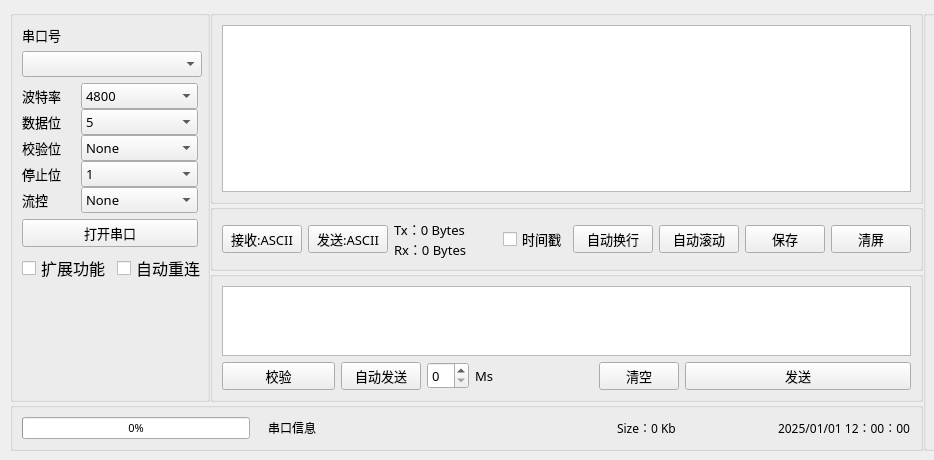
<?xml version="1.0" encoding="UTF-8"?>
<ui version="4.0">
 <class>Widget</class>
 <widget class="QWidget" name="Widget">
  <property name="geometry">
   <rect>
    <x>0</x>
    <y>0</y>
    <width>934</width>
    <height>460</height>
   </rect>
  </property>
  <property name="font">
   <font>
    <family>Adobe Arabic</family>
   </font>
  </property>
  <property name="windowTitle">
   <string>ZM's COM</string>
  </property>
  <widget class="QWidget" name="layoutWidget">
   <property name="geometry">
    <rect>
     <x>10</x>
     <y>10</y>
     <width>1413</width>
     <height>441</height>
    </rect>
   </property>
   <layout class="QGridLayout" name="gridLayoutGlobal" rowstretch="60,0" columnstretch="3,0,0">
    <property name="spacing">
     <number>0</number>
    </property>
    <item row="0" column="1">
     <layout class="QVBoxLayout" name="verticalLayout" stretch="15,2,10">
      <item>
       <widget class="QGroupBox" name="REV_groupBox">
        <property name="font">
         <font>
          <family>优设标题黑</family>
          <pointsize>10</pointsize>
         </font>
        </property>
        <property name="title">
         <string/>
        </property>
        <layout class="QGridLayout" name="gridLayout">
         <item row="0" column="0">
          <widget class="QTextEdit" name="recv_textEdit_2">
           <property name="font">
            <font>
             <family>优设标题黑</family>
             <pointsize>10</pointsize>
            </font>
           </property>
           <property name="cursor" stdset="0">
            <cursorShape>ArrowCursor</cursorShape>
           </property>
          </widget>
         </item>
        </layout>
       </widget>
      </item>
      <item>
       <widget class="QGroupBox" name="FOMAT_groupBox_2">
        <property name="font">
         <font>
          <family>优设标题黑</family>
          <pointsize>10</pointsize>
         </font>
        </property>
        <property name="title">
         <string/>
        </property>
        <layout class="QGridLayout" name="gridLayout_5">
         <item row="0" column="0">
          <layout class="QGridLayout" name="gridLayout_4">
           <item row="0" column="0">
            <layout class="QHBoxLayout" name="horizontalLayout_9">
             <item>
              <widget class="QPushButton" name="recv_format_pushButton">
               <property name="font">
                <font>
                 <family>优设标题黑</family>
                 <pointsize>10</pointsize>
                </font>
               </property>
               <property name="text">
                <string>接收:ASCII</string>
               </property>
              </widget>
             </item>
             <item>
              <widget class="QPushButton" name="send_format_pushButton">
               <property name="font">
                <font>
                 <family>优设标题黑</family>
                 <pointsize>10</pointsize>
                </font>
               </property>
               <property name="text">
                <string>发送:ASCII</string>
               </property>
              </widget>
             </item>
            </layout>
           </item>
           <item row="0" column="1">
            <layout class="QVBoxLayout" name="verticalLayout_3">
             <property name="spacing">
              <number>0</number>
             </property>
             <property name="leftMargin">
              <number>0</number>
             </property>
             <item>
              <widget class="QLabel" name="Tx_label">
               <property name="font">
                <font>
                 <family>优设标题黑</family>
                 <pointsize>10</pointsize>
                </font>
               </property>
               <property name="text">
                <string>Tx：0 Bytes</string>
               </property>
              </widget>
             </item>
             <item>
              <widget class="QLabel" name="Rx_label">
               <property name="font">
                <font>
                 <family>优设标题黑</family>
                 <pointsize>10</pointsize>
                </font>
               </property>
               <property name="text">
                <string>Rx：0 Bytes</string>
               </property>
              </widget>
             </item>
            </layout>
           </item>
           <item row="0" column="3">
            <layout class="QHBoxLayout" name="horizontalLayout_8" stretch="0,0,0,0,0">
             <item>
              <widget class="QCheckBox" name="time_checkBox">
               <property name="font">
                <font>
                 <family>优设标题黑</family>
                 <pointsize>10</pointsize>
                </font>
               </property>
               <property name="text">
                <string>时间戳</string>
               </property>
              </widget>
             </item>
             <item>
              <widget class="QPushButton" name="auto_reline_pushButton">
               <property name="font">
                <font>
                 <family>优设标题黑</family>
                 <pointsize>10</pointsize>
                </font>
               </property>
               <property name="text">
                <string>自动换行</string>
               </property>
              </widget>
             </item>
             <item>
              <widget class="QPushButton" name="Auto_roll_pushButton">
               <property name="font">
                <font>
                 <family>优设标题黑</family>
                 <pointsize>10</pointsize>
                </font>
               </property>
               <property name="text">
                <string>自动滚动</string>
               </property>
              </widget>
             </item>
             <item>
              <widget class="QPushButton" name="Save_pushButton">
               <property name="font">
                <font>
                 <family>优设标题黑</family>
                 <pointsize>10</pointsize>
                </font>
               </property>
               <property name="mouseTracking">
                <bool>false</bool>
               </property>
               <property name="text">
                <string>保存</string>
               </property>
              </widget>
             </item>
             <item>
              <widget class="QPushButton" name="Clear_recvbuf_pushButton">
               <property name="font">
                <font>
                 <family>优设标题黑</family>
                 <pointsize>10</pointsize>
                </font>
               </property>
               <property name="text">
                <string>清屏</string>
               </property>
              </widget>
             </item>
            </layout>
           </item>
           <item row="0" column="2">
            <spacer name="horizontalSpacer_2">
             <property name="orientation">
              <enum>Qt::Horizontal</enum>
             </property>
             <property name="sizeHint" stdset="0">
              <size>
               <width>40</width>
               <height>20</height>
              </size>
             </property>
            </spacer>
           </item>
          </layout>
         </item>
        </layout>
       </widget>
      </item>
      <item>
       <widget class="QGroupBox" name="SEND_groupBox">
        <property name="font">
         <font>
          <family>优设标题黑</family>
          <pointsize>10</pointsize>
         </font>
        </property>
        <property name="title">
         <string/>
        </property>
        <layout class="QGridLayout" name="gridLayout_2">
         <item row="1" column="0">
          <layout class="QHBoxLayout" name="horizontalLayout" stretch="2,0,0,0,0,0,4">
           <item>
            <widget class="QPushButton" name="check_pushButton">
             <property name="font">
              <font>
               <family>优设标题黑</family>
               <pointsize>10</pointsize>
              </font>
             </property>
             <property name="text">
              <string>校验</string>
             </property>
            </widget>
           </item>
           <item>
            <widget class="QPushButton" name="AUTOSEND_pushButton">
             <property name="font">
              <font>
               <family>优设标题黑</family>
               <pointsize>10</pointsize>
              </font>
             </property>
             <property name="text">
              <string>自动发送</string>
             </property>
            </widget>
           </item>
           <item>
            <widget class="QSpinBox" name="AUTOSEND_time_spinBox">
             <property name="font">
              <font>
               <family>优设标题黑</family>
               <pointsize>10</pointsize>
              </font>
             </property>
            </widget>
           </item>
           <item>
            <widget class="QLabel" name="label">
             <property name="font">
              <font>
               <family>优设标题黑</family>
               <pointsize>10</pointsize>
              </font>
             </property>
             <property name="text">
              <string>Ms</string>
             </property>
            </widget>
           </item>
           <item>
            <spacer name="horizontalSpacer_3">
             <property name="orientation">
              <enum>Qt::Horizontal</enum>
             </property>
             <property name="sizeHint" stdset="0">
              <size>
               <width>100</width>
               <height>20</height>
              </size>
             </property>
            </spacer>
           </item>
           <item>
            <widget class="QPushButton" name="Clear_sendbuf_pushButton">
             <property name="font">
              <font>
               <family>优设标题黑</family>
               <pointsize>10</pointsize>
              </font>
             </property>
             <property name="text">
              <string>清空</string>
             </property>
            </widget>
           </item>
           <item>
            <widget class="QPushButton" name="SEND_pushButton">
             <property name="font">
              <font>
               <family>优设标题黑</family>
               <pointsize>10</pointsize>
              </font>
             </property>
             <property name="text">
              <string>发送</string>
             </property>
            </widget>
           </item>
          </layout>
         </item>
         <item row="0" column="0">
          <widget class="QTextEdit" name="send_textEdit"/>
         </item>
        </layout>
       </widget>
      </item>
     </layout>
    </item>
    <item row="0" column="2" rowspan="2">
     <widget class="QGroupBox" name="Addons_groupBox">
      <property name="minimumSize">
       <size>
        <width>500</width>
        <height>0</height>
       </size>
      </property>
      <property name="title">
       <string/>
      </property>
      <layout class="QGridLayout" name="gridLayout_6">
       <item row="0" column="0">
        <widget class="QTabWidget" name="tabWidget">
         <property name="font">
          <font>
           <family>优设标题黑</family>
           <pointsize>11</pointsize>
          </font>
         </property>
         <property name="currentIndex">
          <number>0</number>
         </property>
         <widget class="QWidget" name="tab_2">
          <attribute name="title">
           <string>Param_Set</string>
          </attribute>
          <layout class="QFormLayout" name="formLayout">
           <item row="0" column="0">
            <layout class="QVBoxLayout" name="verticalLayout_5">
             <item>
              <layout class="QHBoxLayout" name="horizontalLayout_13">
               <item>
                <widget class="QLabel" name="label_2">
                 <property name="font">
                  <font>
                   <family>优设标题黑</family>
                   <pointsize>10</pointsize>
                  </font>
                 </property>
                 <property name="text">
                  <string>PWM DUTY</string>
                 </property>
                </widget>
               </item>
               <item>
                <widget class="QSpinBox" name="AUTOSEND_time_spinBox_2">
                 <property name="font">
                  <font>
                   <family>优设标题黑</family>
                   <pointsize>10</pointsize>
                  </font>
                 </property>
                </widget>
               </item>
               <item>
                <widget class="QLabel" name="label_3">
                 <property name="font">
                  <font>
                   <family>优设标题黑</family>
                   <pointsize>10</pointsize>
                  </font>
                 </property>
                 <property name="text">
                  <string>%</string>
                 </property>
                </widget>
               </item>
              </layout>
             </item>
             <item>
              <layout class="QHBoxLayout" name="horizontalLayout_14">
               <item>
                <widget class="QLabel" name="label_4">
                 <property name="font">
                  <font>
                   <family>优设标题黑</family>
                   <pointsize>10</pointsize>
                  </font>
                 </property>
                 <property name="text">
                  <string>Vout</string>
                 </property>
                </widget>
               </item>
               <item>
                <widget class="QSpinBox" name="AUTOSEND_time_spinBox_3">
                 <property name="font">
                  <font>
                   <family>优设标题黑</family>
                   <pointsize>10</pointsize>
                  </font>
                 </property>
                </widget>
               </item>
               <item>
                <widget class="QLabel" name="label_10">
                 <property name="font">
                  <font>
                   <family>优设标题黑</family>
                   <pointsize>10</pointsize>
                  </font>
                 </property>
                 <property name="text">
                  <string>V</string>
                 </property>
                </widget>
               </item>
              </layout>
             </item>
             <item>
              <layout class="QHBoxLayout" name="horizontalLayout_15">
               <item>
                <widget class="QLabel" name="label_11">
                 <property name="font">
                  <font>
                   <family>优设标题黑</family>
                   <pointsize>10</pointsize>
                  </font>
                 </property>
                 <property name="text">
                  <string>Currnet</string>
                 </property>
                </widget>
               </item>
               <item>
                <widget class="QSpinBox" name="AUTOSEND_time_spinBox_4">
                 <property name="font">
                  <font>
                   <family>优设标题黑</family>
                   <pointsize>10</pointsize>
                  </font>
                 </property>
                </widget>
               </item>
               <item>
                <widget class="QLabel" name="label_12">
                 <property name="font">
                  <font>
                   <family>优设标题黑</family>
                   <pointsize>10</pointsize>
                  </font>
                 </property>
                 <property name="text">
                  <string>A</string>
                 </property>
                </widget>
               </item>
              </layout>
             </item>
            </layout>
           </item>
           <item row="3" column="0">
            <widget class="QPushButton" name="pushButton">
             <property name="text">
              <string>Set</string>
             </property>
            </widget>
           </item>
           <item row="4" column="0">
            <widget class="QPushButton" name="pushButton_3">
             <property name="text">
              <string>Read</string>
             </property>
            </widget>
           </item>
           <item row="2" column="0">
            <widget class="QCheckBox" name="checkBox">
             <property name="text">
              <string>Auto_Read</string>
             </property>
            </widget>
           </item>
          </layout>
         </widget>
         <widget class="QWidget" name="tab_3">
          <attribute name="title">
           <string>DCDC_Scope</string>
          </attribute>
          <layout class="QGridLayout" name="gridLayout_7">
           <item row="0" column="0">
            <widget class="QGraphicsView" name="graphicsView"/>
           </item>
           <item row="1" column="0">
            <widget class="QPushButton" name="SEND_pushButton_2">
             <property name="font">
              <font>
               <family>优设标题黑</family>
               <pointsize>10</pointsize>
              </font>
             </property>
             <property name="text">
              <string>SAVE</string>
             </property>
            </widget>
           </item>
          </layout>
         </widget>
         <widget class="QWidget" name="tab">
          <attribute name="title">
           <string>Modebus</string>
          </attribute>
          <layout class="QFormLayout" name="formLayout_2">
           <item row="0" column="0">
            <widget class="QLabel" name="label_13">
             <property name="text">
              <string>地址</string>
             </property>
            </widget>
           </item>
           <item row="0" column="1">
            <widget class="QLineEdit" name="lineEdit"/>
           </item>
           <item row="4" column="0">
            <widget class="QCheckBox" name="checkBox_2">
             <property name="text">
              <string>Auto_Read</string>
             </property>
            </widget>
           </item>
           <item row="5" column="0">
            <widget class="QPushButton" name="pushButton_2">
             <property name="text">
              <string>Set</string>
             </property>
            </widget>
           </item>
           <item row="6" column="0">
            <widget class="QPushButton" name="pushButton_4">
             <property name="text">
              <string>Read</string>
             </property>
            </widget>
           </item>
           <item row="1" column="0">
            <widget class="QLabel" name="label_14">
             <property name="text">
              <string>功能码</string>
             </property>
            </widget>
           </item>
           <item row="1" column="1">
            <widget class="QLineEdit" name="lineEdit_2"/>
           </item>
           <item row="2" column="0">
            <widget class="QLabel" name="label_15">
             <property name="text">
              <string>数据</string>
             </property>
            </widget>
           </item>
           <item row="2" column="1">
            <widget class="QLineEdit" name="lineEdit_3"/>
           </item>
           <item row="3" column="0">
            <widget class="QLabel" name="label_16">
             <property name="text">
              <string>CRC</string>
             </property>
            </widget>
           </item>
           <item row="3" column="1">
            <widget class="QLineEdit" name="lineEdit_4"/>
           </item>
          </layout>
         </widget>
         <widget class="QWidget" name="tab_4">
          <attribute name="title">
           <string>Update</string>
          </attribute>
         </widget>
        </widget>
       </item>
      </layout>
     </widget>
    </item>
    <item row="1" column="0" colspan="2">
     <widget class="QGroupBox" name="groupBox">
      <property name="maximumSize">
       <size>
        <width>16777215</width>
        <height>16777215</height>
       </size>
      </property>
      <property name="title">
       <string/>
      </property>
      <layout class="QGridLayout" name="gridLayout_3">
       <item row="0" column="0">
        <layout class="QHBoxLayout" name="horizontalLayout_12">
         <item>
          <layout class="QHBoxLayout" name="horizontalLayout_10" stretch="1,0,0">
           <item>
            <widget class="QProgressBar" name="progressBar">
             <property name="minimumSize">
              <size>
               <width>228</width>
               <height>22</height>
              </size>
             </property>
             <property name="maximumSize">
              <size>
               <width>228</width>
               <height>22</height>
              </size>
             </property>
             <property name="font">
              <font>
               <family>优设标题黑</family>
               <pointsize>8</pointsize>
              </font>
             </property>
             <property name="value">
              <number>0</number>
             </property>
             <property name="alignment">
              <set>Qt::AlignCenter</set>
             </property>
             <property name="invertedAppearance">
              <bool>false</bool>
             </property>
             <property name="textDirection">
              <enum>QProgressBar::TopToBottom</enum>
             </property>
            </widget>
           </item>
           <item>
            <spacer name="horizontalSpacer_5">
             <property name="orientation">
              <enum>Qt::Horizontal</enum>
             </property>
             <property name="sizeHint" stdset="0">
              <size>
               <width>5</width>
               <height>20</height>
              </size>
             </property>
            </spacer>
           </item>
           <item>
            <widget class="QLabel" name="info_label">
             <property name="font">
              <font>
               <family>优设标题黑</family>
               <pointsize>9</pointsize>
              </font>
             </property>
             <property name="text">
              <string>串口信息</string>
             </property>
            </widget>
           </item>
          </layout>
         </item>
         <item>
          <spacer name="horizontalSpacer">
           <property name="orientation">
            <enum>Qt::Horizontal</enum>
           </property>
           <property name="sizeHint" stdset="0">
            <size>
             <width>40</width>
             <height>20</height>
            </size>
           </property>
          </spacer>
         </item>
         <item>
          <layout class="QHBoxLayout" name="horizontalLayout_11">
           <item>
            <widget class="QLabel" name="seze_label">
             <property name="font">
              <font>
               <family>优设标题黑</family>
               <pointsize>9</pointsize>
              </font>
             </property>
             <property name="text">
              <string>Size：0 Kb</string>
             </property>
            </widget>
           </item>
           <item>
            <spacer name="horizontalSpacer_4">
             <property name="orientation">
              <enum>Qt::Horizontal</enum>
             </property>
             <property name="sizeHint" stdset="0">
              <size>
               <width>20</width>
               <height>20</height>
              </size>
             </property>
            </spacer>
           </item>
           <item>
            <widget class="QLabel" name="time_label">
             <property name="font">
              <font>
               <family>优设标题黑</family>
               <pointsize>9</pointsize>
              </font>
             </property>
             <property name="text">
              <string>2025/01/01 12：00：00</string>
             </property>
            </widget>
           </item>
          </layout>
         </item>
        </layout>
       </item>
      </layout>
     </widget>
    </item>
    <item row="0" column="0">
     <widget class="QGroupBox" name="SETTINGS_groupBox">
      <property name="minimumSize">
       <size>
        <width>200</width>
        <height>0</height>
       </size>
      </property>
      <property name="maximumSize">
       <size>
        <width>200</width>
        <height>16777215</height>
       </size>
      </property>
      <property name="font">
       <font>
        <family>优设标题黑</family>
        <pointsize>10</pointsize>
       </font>
      </property>
      <property name="title">
       <string/>
      </property>
      <layout class="QFormLayout" name="formLayout_3">
       <item row="0" column="0">
        <widget class="QLabel" name="label_17">
         <property name="font">
          <font>
           <family>优设标题黑</family>
           <pointsize>10</pointsize>
          </font>
         </property>
         <property name="text">
          <string>串口号</string>
         </property>
        </widget>
       </item>
       <item row="1" column="0">
        <widget class="QComboBox" name="Serial_number_comboBox">
         <property name="minimumSize">
          <size>
           <width>180</width>
           <height>0</height>
          </size>
         </property>
         <property name="maximumSize">
          <size>
           <width>180</width>
           <height>16777215</height>
          </size>
         </property>
        </widget>
       </item>
       <item row="2" column="0" colspan="2">
        <layout class="QVBoxLayout" name="verticalLayout_2" stretch="0,0,0,0,0">
         <property name="spacing">
          <number>0</number>
         </property>
         <item>
          <layout class="QHBoxLayout" name="horizontalLayout_3" stretch="1,2">
           <item>
            <widget class="QLabel" name="label_5">
             <property name="text">
              <string>波特率</string>
             </property>
            </widget>
           </item>
           <item>
            <widget class="QComboBox" name="boundrate_comboBox">
             <item>
              <property name="text">
               <string>4800</string>
              </property>
             </item>
             <item>
              <property name="text">
               <string>9600</string>
              </property>
             </item>
             <item>
              <property name="text">
               <string>19200</string>
              </property>
             </item>
             <item>
              <property name="text">
               <string>38400</string>
              </property>
             </item>
             <item>
              <property name="text">
               <string>57600</string>
              </property>
             </item>
             <item>
              <property name="text">
               <string>74880</string>
              </property>
             </item>
             <item>
              <property name="text">
               <string>115200</string>
              </property>
             </item>
             <item>
              <property name="text">
               <string>230400</string>
              </property>
             </item>
             <item>
              <property name="text">
               <string>460800</string>
              </property>
             </item>
             <item>
              <property name="text">
               <string>5760000</string>
              </property>
             </item>
            </widget>
           </item>
          </layout>
         </item>
         <item>
          <layout class="QHBoxLayout" name="horizontalLayout_4" stretch="1,2">
           <item>
            <widget class="QLabel" name="label_6">
             <property name="text">
              <string>数据位</string>
             </property>
            </widget>
           </item>
           <item>
            <widget class="QComboBox" name="databits_comboBox">
             <item>
              <property name="text">
               <string>5</string>
              </property>
             </item>
             <item>
              <property name="text">
               <string>6</string>
              </property>
             </item>
             <item>
              <property name="text">
               <string>7</string>
              </property>
             </item>
             <item>
              <property name="text">
               <string>8</string>
              </property>
             </item>
             <item>
              <property name="text">
               <string>Unknown</string>
              </property>
             </item>
            </widget>
           </item>
          </layout>
         </item>
         <item>
          <layout class="QHBoxLayout" name="horizontalLayout_5" stretch="1,2">
           <item>
            <widget class="QLabel" name="label_7">
             <property name="text">
              <string>校验位</string>
             </property>
            </widget>
           </item>
           <item>
            <widget class="QComboBox" name="parity_comboBox">
             <item>
              <property name="text">
               <string>None</string>
              </property>
             </item>
             <item>
              <property name="text">
               <string>Even</string>
              </property>
             </item>
             <item>
              <property name="text">
               <string>Mark</string>
              </property>
             </item>
             <item>
              <property name="text">
               <string>Odd</string>
              </property>
             </item>
             <item>
              <property name="text">
               <string>Space</string>
              </property>
             </item>
            </widget>
           </item>
          </layout>
         </item>
         <item>
          <layout class="QHBoxLayout" name="horizontalLayout_6" stretch="1,2">
           <item>
            <widget class="QLabel" name="label_8">
             <property name="text">
              <string>停止位</string>
             </property>
            </widget>
           </item>
           <item>
            <widget class="QComboBox" name="stopbits_comboBox">
             <item>
              <property name="text">
               <string>1</string>
              </property>
             </item>
             <item>
              <property name="text">
               <string>1.5</string>
              </property>
             </item>
             <item>
              <property name="text">
               <string>2</string>
              </property>
             </item>
             <item>
              <property name="text">
               <string>0</string>
              </property>
             </item>
            </widget>
           </item>
          </layout>
         </item>
         <item>
          <layout class="QHBoxLayout" name="horizontalLayout_7" stretch="1,2">
           <item>
            <widget class="QLabel" name="label_9">
             <property name="text">
              <string>流控</string>
             </property>
            </widget>
           </item>
           <item>
            <widget class="QComboBox" name="flowcontrol_comboBox">
             <item>
              <property name="text">
               <string>None</string>
              </property>
             </item>
             <item>
              <property name="text">
               <string>Hardware</string>
              </property>
             </item>
             <item>
              <property name="text">
               <string>SoftWare</string>
              </property>
             </item>
             <item>
              <property name="text">
               <string>Unknown</string>
              </property>
             </item>
            </widget>
           </item>
          </layout>
         </item>
        </layout>
       </item>
       <item row="3" column="0" colspan="2">
        <widget class="QPushButton" name="Opem_COM_pushButton">
         <property name="mouseTracking">
          <bool>false</bool>
         </property>
         <property name="text">
          <string>打开串口</string>
         </property>
        </widget>
       </item>
       <item row="4" column="0">
        <layout class="QHBoxLayout" name="horizontalLayout_2">
         <item>
          <widget class="QCheckBox" name="Addons_checkBox">
           <property name="font">
            <font>
             <family>优设标题黑</family>
             <pointsize>12</pointsize>
            </font>
           </property>
           <property name="text">
            <string>扩展功能</string>
           </property>
          </widget>
         </item>
         <item>
          <widget class="QCheckBox" name="Auto_reconnect_checkBox">
           <property name="font">
            <font>
             <family>优设标题黑</family>
             <pointsize>12</pointsize>
            </font>
           </property>
           <property name="text">
            <string>自动重连</string>
           </property>
          </widget>
         </item>
        </layout>
       </item>
      </layout>
     </widget>
    </item>
   </layout>
  </widget>
 </widget>
 <resources/>
 <connections/>
</ui>
